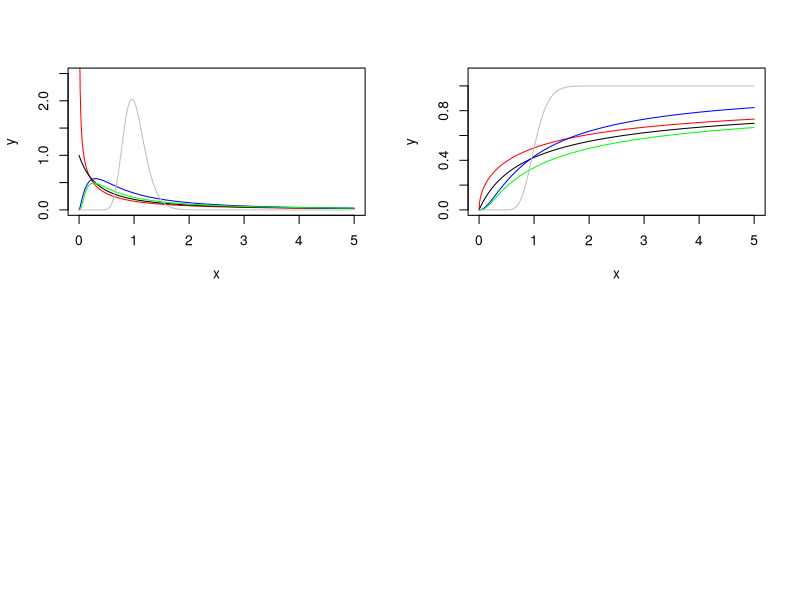

R code for this plot:
x = seq(0,5,.01)

y = df(x,1,1)

par(mfrow = c(2,2))
plot(x,y, type='l', col='red', ylim=c(0, 2.5))

y1 = df(x,2,1)

points(x,y1, type='l')


y2 = df(x,5,2)

points(x,y2, type='l', col='blue')


y3 = df(x,10,1)
points(x,y3, type='l', col='green')

y4 = df(x,100,100)
points(x,y4, type='l', col='grey')

x = seq(0,5,.01)

y = pf(x,1,1)

plot(x,y, type='l', col='red', ylim=c(0, 1.1))

y1 = pf(x,2,1)

points(x,y1, type='l')

y2 = pf(x,5,2)

points(x,y2, type='l', col='blue')


y3 = pf(x,10,1)
points(x,y3, type='l', col='green')

y4 = pf(x,100,100)
points(x,y4, type='l', col='grey')
